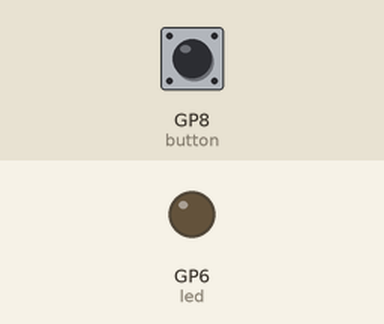
The program below on a simulated Raspberry Pi Pico running CircuitPython. On the bench: output pins drawn as LEDs (lit = HIGH). The inputs (shaded band) are chosen by the test bench; at power-on: GP8 (button) LOW. USB keyboard and mouse output is not drawn.

Above: at 1.2 s.
1.3 s: GP8 (button) pulled HIGH for 0.15 s
At 2.3 s:
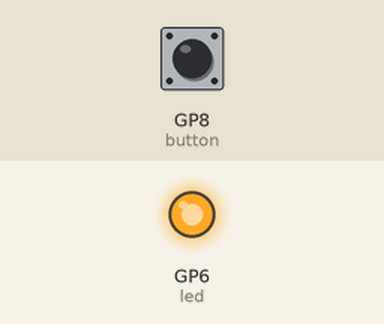
4.1 s: GP8 (button) pulled HIGH for 1 s
At 6.9 s:
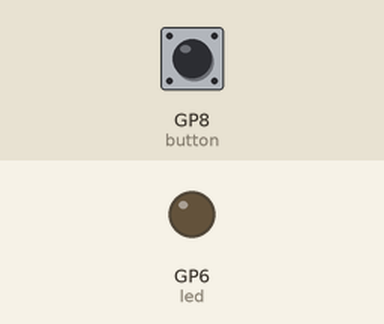
Timing chart, 0 to 8.4 s (numbered marks = the images above; inputs shaded):
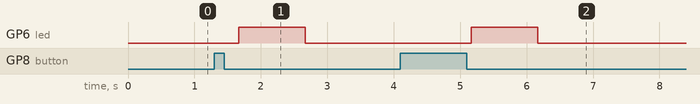

The program:

code.py
```python
import board
import digitalio
import time
import usb_hid
import traceback
from adafruit_hid.keyboard import Keyboard
from adafruit_hid.keycode import Keycode

button_pin = board.GP8       # pin to connect button to
led_pin = board.GP6   # pin to connect LED to

# Initializing LED
led = digitalio.DigitalInOut(led_pin)
led.direction = digitalio.Direction.OUTPUT

# Initializing Button
button = digitalio.DigitalInOut(button_pin)
button.direction = digitalio.Direction.INPUT
button.pull = digitalio.Pull.DOWN

try:
    keyboard = Keyboard(usb_hid.devices)

    while True:
        if button.value:
            time.sleep(0.1)
            if button.value:
                time.sleep(0.25)
                if not button.value:
                    keyboard.send(Keycode.F13)
                    led.value = True
                    time.sleep(1)
                    led.value = False

except Exception as e:
    if os.stat("/exception.txt")[6] > 262144:
        os.remove("/exception.txt")

    file = open("/exception.txt", "a")
    lines = traceback.format_exception(e)
    for l in lines:
        file.write(l)
    file.close()

    for i in range(0, 1000):
        led.value = True
        time.sleep(0.3)
        led.value = False
        time.sleep(0.3)
    
```

Measured:
- after the input at 1.3 s, GP6 (led): LOW → HIGH after 0.37 s, → LOW 1.0 s later
- after the input at 4.1 s, GP6 (led): LOW → HIGH after 1.1 s, → LOW 1.0 s later
